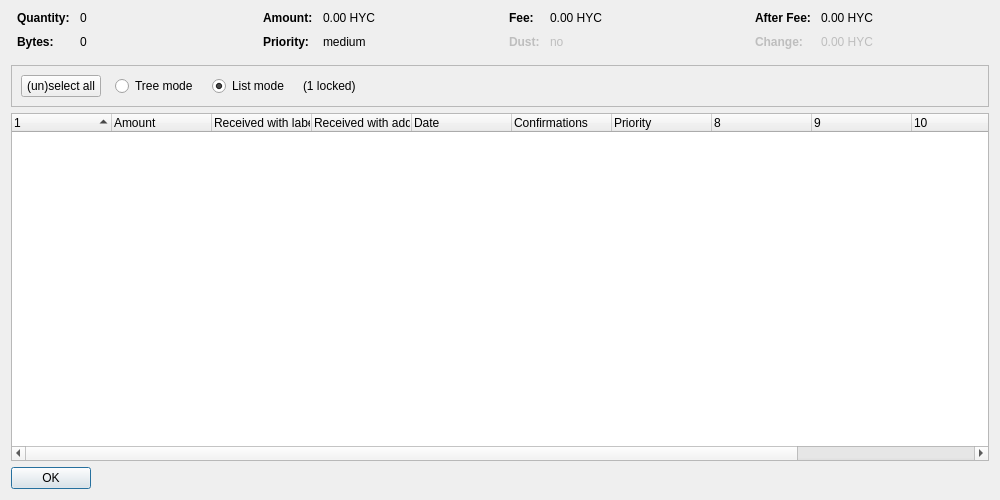
<?xml version="1.0" encoding="UTF-8"?>
<ui version="4.0">
 <class>CoinControlDialog</class>
 <widget class="QDialog" name="CoinControlDialog">
  <property name="geometry">
   <rect>
    <x>0</x>
    <y>0</y>
    <width>1000</width>
    <height>500</height>
   </rect>
  </property>
  <property name="windowTitle">
   <string>Coin Selection</string>
  </property>
  <layout class="QVBoxLayout" name="verticalLayout">
   <item>
    <layout class="QHBoxLayout" name="horizontalLayoutTop" stretch="0,0,0,0">
     <property name="topMargin">
      <number>0</number>
     </property>
     <property name="bottomMargin">
      <number>10</number>
     </property>
     <item>
      <layout class="QFormLayout" name="formLayoutCoinControl1">
       <property name="horizontalSpacing">
        <number>10</number>
       </property>
       <property name="verticalSpacing">
        <number>10</number>
       </property>
       <property name="leftMargin">
        <number>6</number>
       </property>
       <property name="rightMargin">
        <number>6</number>
       </property>
       <item row="0" column="0">
        <widget class="QLabel" name="labelCoinControlQuantityText">
         <property name="font">
          <font>
           <weight>75</weight>
           <bold>true</bold>
          </font>
         </property>
         <property name="text">
          <string>Quantity:</string>
         </property>
        </widget>
       </item>
       <item row="0" column="1">
        <widget class="QLabel" name="labelCoinControlQuantity">
         <property name="cursor">
          <cursorShape>IBeamCursor</cursorShape>
         </property>
         <property name="contextMenuPolicy">
          <enum>Qt::ActionsContextMenu</enum>
         </property>
         <property name="text">
          <string notr="true">0</string>
         </property>
         <property name="textInteractionFlags">
          <set>Qt::LinksAccessibleByMouse|Qt::TextSelectableByKeyboard|Qt::TextSelectableByMouse</set>
         </property>
        </widget>
       </item>
       <item row="1" column="0">
        <widget class="QLabel" name="labelCoinControlBytesText">
         <property name="font">
          <font>
           <weight>75</weight>
           <bold>true</bold>
          </font>
         </property>
         <property name="text">
          <string>Bytes:</string>
         </property>
        </widget>
       </item>
       <item row="1" column="1">
        <widget class="QLabel" name="labelCoinControlBytes">
         <property name="cursor">
          <cursorShape>IBeamCursor</cursorShape>
         </property>
         <property name="contextMenuPolicy">
          <enum>Qt::ActionsContextMenu</enum>
         </property>
         <property name="text">
          <string notr="true">0</string>
         </property>
         <property name="textInteractionFlags">
          <set>Qt::LinksAccessibleByMouse|Qt::TextSelectableByKeyboard|Qt::TextSelectableByMouse</set>
         </property>
        </widget>
       </item>
      </layout>
     </item>
     <item>
      <layout class="QFormLayout" name="formLayoutCoinControl2">
       <property name="horizontalSpacing">
        <number>10</number>
       </property>
       <property name="verticalSpacing">
        <number>10</number>
       </property>
       <property name="leftMargin">
        <number>6</number>
       </property>
       <property name="rightMargin">
        <number>6</number>
       </property>
       <item row="0" column="0">
        <widget class="QLabel" name="labelCoinControlAmountText">
         <property name="font">
          <font>
           <weight>75</weight>
           <bold>true</bold>
          </font>
         </property>
         <property name="text">
          <string>Amount:</string>
         </property>
        </widget>
       </item>
       <item row="0" column="1">
        <widget class="QLabel" name="labelCoinControlAmount">
         <property name="cursor">
          <cursorShape>IBeamCursor</cursorShape>
         </property>
         <property name="contextMenuPolicy">
          <enum>Qt::ActionsContextMenu</enum>
         </property>
         <property name="text">
          <string notr="true">0.00 HYC</string>
         </property>
         <property name="textInteractionFlags">
          <set>Qt::LinksAccessibleByMouse|Qt::TextSelectableByKeyboard|Qt::TextSelectableByMouse</set>
         </property>
        </widget>
       </item>
       <item row="1" column="0">
        <widget class="QLabel" name="labelCoinControlPriorityText">
         <property name="font">
          <font>
           <weight>75</weight>
           <bold>true</bold>
          </font>
         </property>
         <property name="text">
          <string>Priority:</string>
         </property>
        </widget>
       </item>
       <item row="1" column="1">
        <widget class="QLabel" name="labelCoinControlPriority">
         <property name="cursor">
          <cursorShape>IBeamCursor</cursorShape>
         </property>
         <property name="contextMenuPolicy">
          <enum>Qt::ActionsContextMenu</enum>
         </property>
         <property name="text">
          <string notr="true">medium</string>
         </property>
         <property name="textInteractionFlags">
          <set>Qt::LinksAccessibleByMouse|Qt::TextSelectableByKeyboard|Qt::TextSelectableByMouse</set>
         </property>
        </widget>
       </item>
      </layout>
     </item>
     <item>
      <layout class="QFormLayout" name="formLayoutCoinControl3">
       <property name="horizontalSpacing">
        <number>10</number>
       </property>
       <property name="verticalSpacing">
        <number>10</number>
       </property>
       <property name="leftMargin">
        <number>6</number>
       </property>
       <property name="rightMargin">
        <number>6</number>
       </property>
       <item row="0" column="0">
        <widget class="QLabel" name="labelCoinControlFeeText">
         <property name="font">
          <font>
           <weight>75</weight>
           <bold>true</bold>
          </font>
         </property>
         <property name="text">
          <string>Fee:</string>
         </property>
        </widget>
       </item>
       <item row="0" column="1">
        <widget class="QLabel" name="labelCoinControlFee">
         <property name="cursor">
          <cursorShape>IBeamCursor</cursorShape>
         </property>
         <property name="contextMenuPolicy">
          <enum>Qt::ActionsContextMenu</enum>
         </property>
         <property name="text">
          <string notr="true">0.00 HYC</string>
         </property>
         <property name="textInteractionFlags">
          <set>Qt::LinksAccessibleByMouse|Qt::TextSelectableByKeyboard|Qt::TextSelectableByMouse</set>
         </property>
        </widget>
       </item>
       <item row="1" column="0">
        <widget class="QLabel" name="labelCoinControlLowOutputText">
         <property name="enabled">
          <bool>false</bool>
         </property>
         <property name="font">
          <font>
           <weight>75</weight>
           <bold>true</bold>
          </font>
         </property>
         <property name="text">
          <string>Dust:</string>
         </property>
        </widget>
       </item>
       <item row="1" column="1">
        <widget class="QLabel" name="labelCoinControlLowOutput">
         <property name="enabled">
          <bool>false</bool>
         </property>
         <property name="cursor">
          <cursorShape>IBeamCursor</cursorShape>
         </property>
         <property name="contextMenuPolicy">
          <enum>Qt::ActionsContextMenu</enum>
         </property>
         <property name="text">
          <string notr="true">no</string>
         </property>
         <property name="textInteractionFlags">
          <set>Qt::LinksAccessibleByMouse|Qt::TextSelectableByKeyboard|Qt::TextSelectableByMouse</set>
         </property>
        </widget>
       </item>
      </layout>
     </item>
     <item>
      <layout class="QFormLayout" name="formLayoutCoinControl4">
       <property name="horizontalSpacing">
        <number>10</number>
       </property>
       <property name="verticalSpacing">
        <number>10</number>
       </property>
       <property name="leftMargin">
        <number>6</number>
       </property>
       <property name="rightMargin">
        <number>6</number>
       </property>
       <item row="0" column="0">
        <widget class="QLabel" name="labelCoinControlAfterFeeText">
         <property name="font">
          <font>
           <weight>75</weight>
           <bold>true</bold>
          </font>
         </property>
         <property name="text">
          <string>After Fee:</string>
         </property>
        </widget>
       </item>
       <item row="0" column="1">
        <widget class="QLabel" name="labelCoinControlAfterFee">
         <property name="cursor">
          <cursorShape>IBeamCursor</cursorShape>
         </property>
         <property name="contextMenuPolicy">
          <enum>Qt::ActionsContextMenu</enum>
         </property>
         <property name="text">
          <string notr="true">0.00 HYC</string>
         </property>
         <property name="textInteractionFlags">
          <set>Qt::LinksAccessibleByMouse|Qt::TextSelectableByKeyboard|Qt::TextSelectableByMouse</set>
         </property>
        </widget>
       </item>
       <item row="1" column="0">
        <widget class="QLabel" name="labelCoinControlChangeText">
         <property name="enabled">
          <bool>false</bool>
         </property>
         <property name="font">
          <font>
           <weight>75</weight>
           <bold>true</bold>
          </font>
         </property>
         <property name="text">
          <string>Change:</string>
         </property>
        </widget>
       </item>
       <item row="1" column="1">
        <widget class="QLabel" name="labelCoinControlChange">
         <property name="enabled">
          <bool>false</bool>
         </property>
         <property name="cursor">
          <cursorShape>IBeamCursor</cursorShape>
         </property>
         <property name="contextMenuPolicy">
          <enum>Qt::ActionsContextMenu</enum>
         </property>
         <property name="text">
          <string notr="true">0.00 HYC</string>
         </property>
         <property name="textInteractionFlags">
          <set>Qt::LinksAccessibleByMouse|Qt::TextSelectableByKeyboard|Qt::TextSelectableByMouse</set>
         </property>
        </widget>
       </item>
      </layout>
     </item>
    </layout>
   </item>
   <item>
    <widget class="QFrame" name="frame">
     <property name="minimumSize">
      <size>
       <width>0</width>
       <height>40</height>
      </size>
     </property>
     <property name="frameShape">
      <enum>QFrame::StyledPanel</enum>
     </property>
     <property name="frameShadow">
      <enum>QFrame::Sunken</enum>
     </property>
     <layout class="QHBoxLayout" name="horizontalLayout">
      <item>
       <layout class="QHBoxLayout" name="horizontalLayoutPanel" stretch="0,0,0,0,0">
        <property name="spacing">
         <number>14</number>
        </property>
        <item>
         <widget class="QPushButton" name="pushButtonSelectAll">
          <property name="sizePolicy">
           <sizepolicy hsizetype="Maximum" vsizetype="Fixed">
            <horstretch>0</horstretch>
            <verstretch>0</verstretch>
           </sizepolicy>
          </property>
          <property name="text">
           <string>(un)select all</string>
          </property>
          <property name="autoDefault">
           <bool>false</bool>
          </property>
         </widget>
        </item>
        <item>
         <widget class="QRadioButton" name="radioTreeMode">
          <property name="sizePolicy">
           <sizepolicy hsizetype="Maximum" vsizetype="Fixed">
            <horstretch>0</horstretch>
            <verstretch>0</verstretch>
           </sizepolicy>
          </property>
          <property name="text">
           <string>Tree mode</string>
          </property>
         </widget>
        </item>
        <item>
         <widget class="QRadioButton" name="radioListMode">
          <property name="sizePolicy">
           <sizepolicy hsizetype="Maximum" vsizetype="Fixed">
            <horstretch>0</horstretch>
            <verstretch>0</verstretch>
           </sizepolicy>
          </property>
          <property name="text">
           <string>List mode</string>
          </property>
          <property name="checked">
           <bool>true</bool>
          </property>
         </widget>
        </item>
        <item>
         <widget class="QLabel" name="labelLocked">
          <property name="text">
           <string notr="true">(1 locked)</string>
          </property>
         </widget>
        </item>
        <item>
         <spacer name="horizontalSpacer">
          <property name="orientation">
           <enum>Qt::Horizontal</enum>
          </property>
          <property name="sizeHint" stdset="0">
           <size>
            <width>40</width>
            <height>20</height>
           </size>
          </property>
         </spacer>
        </item>
       </layout>
      </item>
     </layout>
    </widget>
   </item>
   <item>
    <widget class="CoinControlTreeWidget" name="treeWidget">
     <property name="contextMenuPolicy">
      <enum>Qt::CustomContextMenu</enum>
     </property>
     <property name="sortingEnabled">
      <bool>false</bool>
     </property>
     <property name="columnCount">
      <number>12</number>
     </property>
     <attribute name="headerShowSortIndicator" stdset="0">
      <bool>true</bool>
     </attribute>
     <attribute name="headerStretchLastSection">
      <bool>false</bool>
     </attribute>
     <column>
      <property name="text">
       <string/>
      </property>
     </column>
     <column>
      <property name="text">
       <string>Amount</string>
      </property>
     </column>
     <column>
      <property name="text">
       <string>Received with label</string>
      </property>
     </column>
     <column>
      <property name="text">
       <string>Received with address</string>
      </property>
     </column>
     <column>
      <property name="text">
       <string>Date</string>
      </property>
     </column>
     <column>
      <property name="text">
       <string>Confirmations</string>
      </property>
      <property name="toolTip">
       <string>Confirmed</string>
      </property>
     </column>
     <column>
      <property name="text">
       <string>Priority</string>
      </property>
     </column>
     <column>
      <property name="text">
       <string/>
      </property>
     </column>
     <column>
      <property name="text">
       <string/>
      </property>
     </column>
     <column>
      <property name="text">
       <string/>
      </property>
     </column>
     <column>
      <property name="text">
       <string/>
      </property>
     </column>
     <column>
      <property name="text">
       <string/>
      </property>
     </column>
    </widget>
   </item>
   <item>
    <widget class="QDialogButtonBox" name="buttonBox">
     <property name="sizePolicy">
      <sizepolicy hsizetype="Maximum" vsizetype="Fixed">
       <horstretch>0</horstretch>
       <verstretch>0</verstretch>
      </sizepolicy>
     </property>
     <property name="orientation">
      <enum>Qt::Horizontal</enum>
     </property>
     <property name="standardButtons">
      <set>QDialogButtonBox::Ok</set>
     </property>
    </widget>
   </item>
  </layout>
 </widget>
 <customwidgets>
  <customwidget>
   <class>CoinControlTreeWidget</class>
   <extends>QTreeWidget</extends>
   <header>coincontroltreewidget.h</header>
  </customwidget>
 </customwidgets>
 <resources/>
 <connections/>
</ui>
